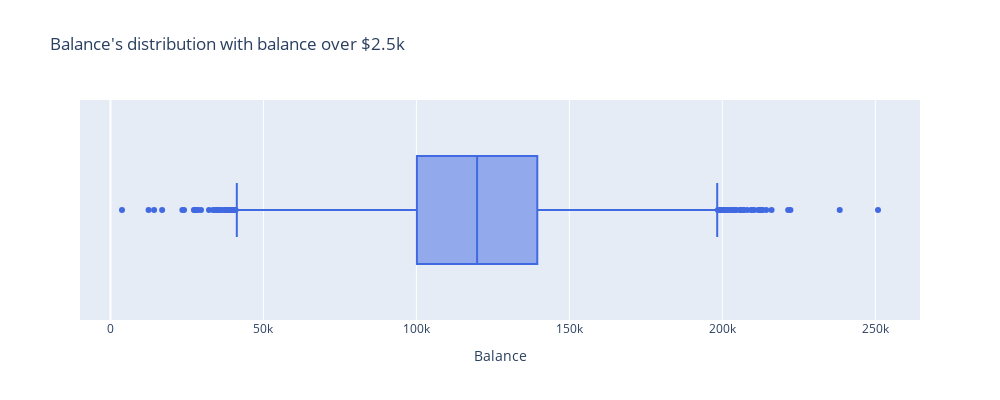

Notebook cell for this chart:
### Markdown cell above
</br>

### 9.2. Постройте график, показывающий распределение баланса пользователей, у которых на счету больше 2 500 долларов. Опишите распределение и сделайте выводы.

### Code cell
# функция расчета выборки клиентской группы
def get_clients_volume(df, low, high):
    clients = df[(df['Balance'] > low) & (df['Balance'] < high)].shape[0]   # считаем сколько людей в заданной группе
    percentage = round((clients /df['Balance'].shape[0]) * 100, 2)          # вычисляем их процентное соотношение
    return clients, percentage                                              # возвращаем (сколько в группе, процент группы)

filtered = churn_df[churn_df['Balance'] > 2500].copy()                      # делаем выборку с балансом более 2500

# строим график
fig = px.box(
            data_frame=filtered,                                            # DataFrame
            x='Balance',                                                    # ось абсцисс
            orientation='h',                                                # ориентация графика
            height=400,                                                     # высота
            width=1000,                                                     # ширина
            color_discrete_sequence=['RoyalBlue'],                          # палитра цветов
            title="Balance's distribution with balance over $2.5k"          # заголовок
            )

#отображаем его
fig.show()

### Figure 1 — Plotly figure (JSON) as saved in the notebook; plotly's stock layout.template omitted (floating-point values rounded to 4 significant figures; data arrays with more than 128 entries replaced by an {"elided": "..."} marker saying what was removed)
{"data": [{"alignmentgroup": "True", "hovertemplate": "Balance=%{x}<extra></extra>", "legendgroup": "", "marker": {"color": "RoyalBlue"}, "name": "", "notched": false, "offsetgroup": "", "orientation": "h", "showlegend": false, "type": "box", "x": {"elided": "6383 float values"}, "x0": " ", "xaxis": "x", "y0": " ", "yaxis": "y"}], "layout": {"boxmode": "group", "height": 400, "legend": {"tracegroupgap": 0}, "title": {"text": "Balance's distribution with balance over $2.5k"}, "width": 1000, "xaxis": {"anchor": "y", "domain": [0, 1], "title": {"text": "Balance"}}, "yaxis": {"anchor": "x", "domain": [0, 1]}}}
